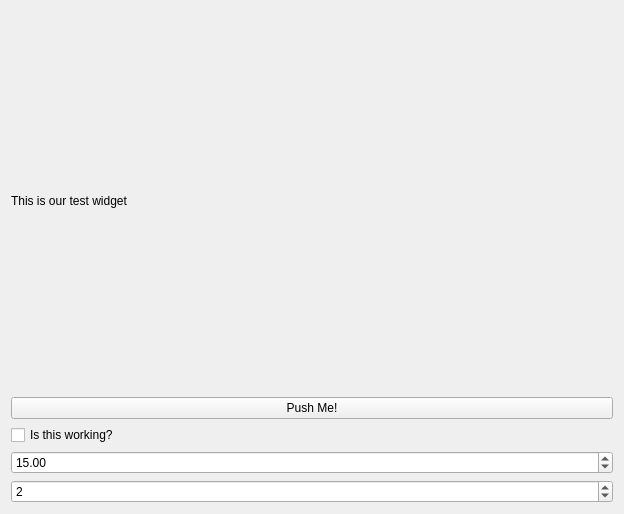
<?xml version="1.0" encoding="UTF-8"?>
<ui version="4.0">
 <class>Form</class>
 <widget class="QWidget" name="Form">
  <property name="geometry">
   <rect>
    <x>0</x>
    <y>0</y>
    <width>624</width>
    <height>514</height>
   </rect>
  </property>
  <property name="windowTitle">
   <string>Form</string>
  </property>
  <layout class="QVBoxLayout" name="verticalLayout">
   <item>
    <widget class="QLabel" name="titleLabel">
     <property name="text">
      <string>This is our test widget</string>
     </property>
    </widget>
   </item>
   <item>
    <widget class="QPushButton" name="buttonExample">
     <property name="text">
      <string>Push Me!</string>
     </property>
    </widget>
   </item>
   <item>
    <widget class="QCheckBox" name="checkBoxButton">
     <property name="text">
      <string>Is this working?</string>
     </property>
    </widget>
   </item>
   <item>
    <widget class="QDoubleSpinBox" name="numberEdit">
     <property name="value">
      <double>15.000000000000000</double>
     </property>
    </widget>
   </item>
   <item>
    <widget class="QSpinBox" name="intSpinBox">
     <property name="value">
      <number>2</number>
     </property>
    </widget>
   </item>
  </layout>
 </widget>
 <resources/>
 <connections/>
</ui>
